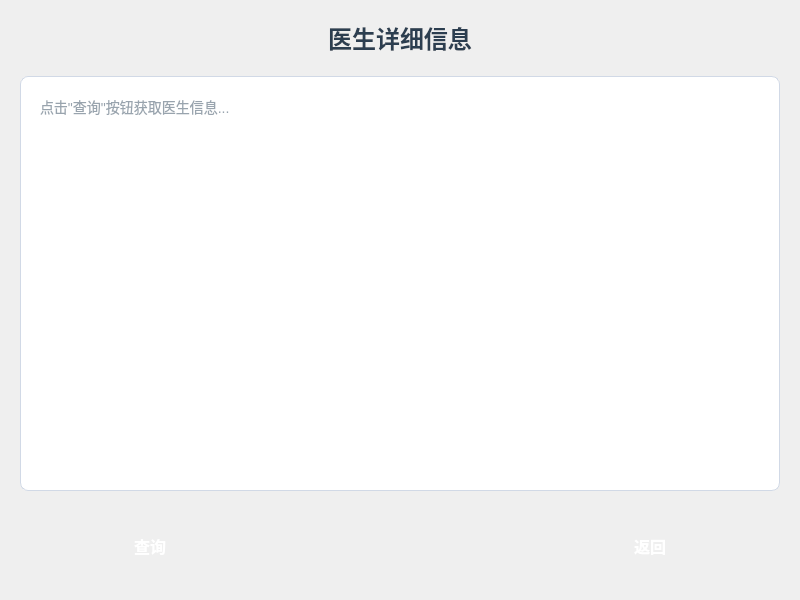
<?xml version="1.0" encoding="UTF-8"?>
<ui version="4.0">
 <class>seedoctorinfo</class>
 <widget class="QWidget" name="seedoctorinfo">
  <property name="geometry">
   <rect>
    <x>0</x>
    <y>0</y>
    <width>800</width>
    <height>600</height>
   </rect>
  </property>
  <property name="windowTitle">
   <string>医生信息查询</string>
  </property>
  <property name="styleSheet">
   <string notr="true">
    /* 主窗口背景 */
    QWidget#seedoctorinfo {
        background-color: qlineargradient(
            x1:0, y1:0, x2:0, y2:1,
            stop:0 #e3f2fd,
            stop:1 #ffffff
        );
        font-family: "Microsoft YaHei";
    }

    /* 标题样式 */
    QLabel#titleLabel {
        color: #2c3e50;
        font-size: 24px;
        font-weight: bold;
    }

    /* 信息显示区域 */
    QTextEdit#mydoctor_info {
        background-color: white;
        border: 1px solid #d1d9e6;
        border-radius: 8px;
        padding: 15px;
        font-size: 14px;
        color: #34495e;
    }

    /* 按钮基础样式 */
    QPushButton {
        border-radius: 8px;
        border: none;
        color: white;
        font-weight: bold;
        padding: 12px 30px;  /* 增加内边距使按钮更大 */
        min-width: 200px;    /* 增加最小宽度 */
        min-height: 45px;    /* 增加最小高度 */
        font-size: 16px;     /* 增大字体 */
        background: qlineargradient(x1:0, y1:0, x2:0, y2:1,
                                   stop:0 #42a5f5,
                                   stop:1 #1976d2);  /* 增强基础渐变对比 */
    }

    /* 查询按钮 */
    #doctorinfo_search {
        background: qlineargradient(x1:0, y1:0, x2:0, y2:1,
                                   stop:0 #42a5f5,
                                   stop:1 #1976d2);
    }
    #doctorinfo_search:hover {
        background: qlineargradient(x1:0, y1:0, x2:0, y2:1,
                                   stop:0 #2196f3,
                                   stop:1 #1565c0);
    }
    #doctorinfo_search:pressed {
        background: qlineargradient(x1:0, y1:0, x2:0, y2:1,
                                   stop:0 #1976d2,
                                   stop:1 #0d47a1);
    }

    /* 返回按钮 */
    #doctorinfo_return {
        background: qlineargradient(x1:0, y1:0, x2:0, y2:1,
                                   stop:0 #78909c,
                                   stop:1 #455a64);  /* 增强基础渐变对比 */
    }
    #doctorinfo_return:hover {
        background: qlineargradient(x1:0, y1:0, x2:0, y2:1,
                                   stop:0 #607d8b,
                                   stop:1 #37474f);
    }
    #doctorinfo_return:pressed {
        background: qlineargradient(x1:0, y1:0, x2:0, y2:1,
                                   stop:0 #455a64,
                                   stop:1 #263238);
    }
   </string>
  </property>
  <layout class="QVBoxLayout" name="mainLayout">
   <property name="spacing">
    <number>20</number>
   </property>
   <property name="margin">
    <number>20</number>
   </property>
   <item>
    <widget class="QLabel" name="titleLabel">
     <property name="text">
      <string>医生详细信息</string>
     </property>
     <property name="alignment">
      <set>Qt::AlignCenter</set>
     </property>
     <property name="font">
      <font>
       <family>Microsoft YaHei</family>
       <pointsize>20</pointsize>
       <weight>75</weight>
       <bold>true</bold>
      </font>
     </property>
    </widget>
   </item>
   <item>
    <widget class="QTextEdit" name="mydoctor_info">
     <property name="readOnly">
      <bool>true</bool>
     </property>
     <property name="placeholderText">
      <string>点击"查询"按钮获取医生信息...</string>
     </property>
    </widget>
   </item>
   <item>
    <layout class="QHBoxLayout" name="buttonLayout">
     <item>
      <widget class="QPushButton" name="doctorinfo_search">
       <property name="text">
        <string>查询</string>
       </property>
       <property name="objectName">
        <string>doctorinfo_search</string>
       </property>
      </widget>
     </item>
     <item>
      <spacer name="horizontalSpacer">
       <property name="orientation">
        <enum>Qt::Horizontal</enum>
       </property>
       <property name="sizeHint" stdset="0">
        <size>
         <width>40</width>
         <height>20</height>
        </size>
       </property>
      </spacer>
     </item>
     <item>
      <widget class="QPushButton" name="doctorinfo_return">
       <property name="text">
        <string>返回</string>
       </property>
       <property name="objectName">
        <string>doctorinfo_return</string>
       </property>
      </widget>
     </item>
    </layout>
   </item>
  </layout>
 </widget>
 <resources/>
 <connections/>
</ui>
